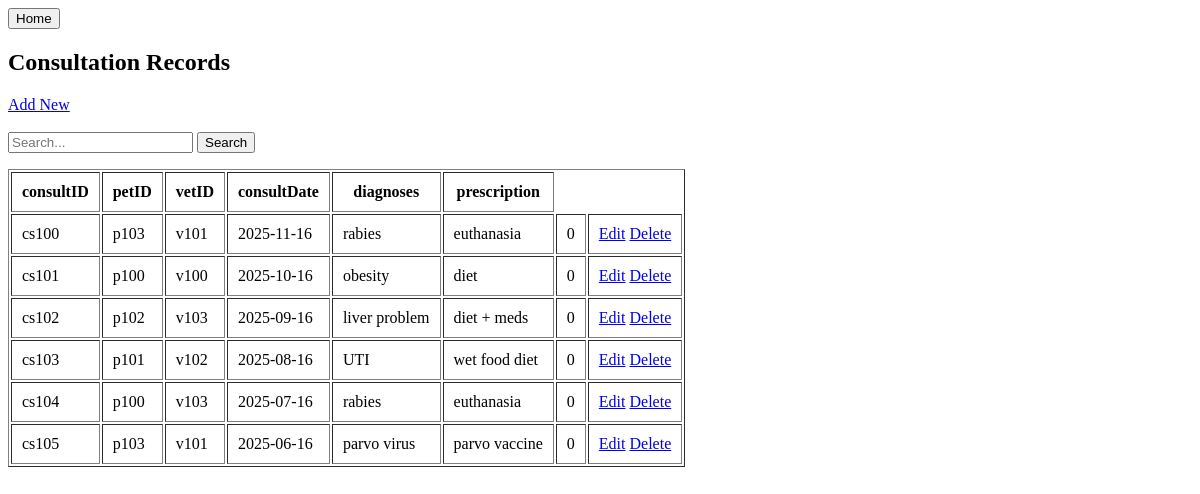
Before: /consultation with the older database file.
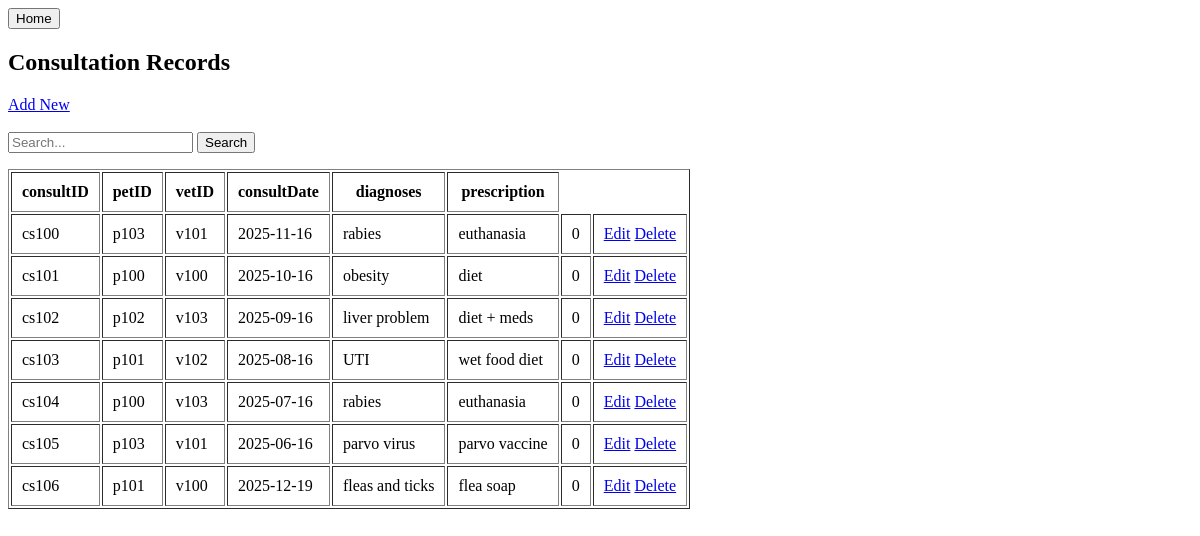
After: the same page with the newer database file.
### tables this page shows
CREATE TABLE "Consultation" (
	"consultID"	TEXT,
	"petID"	TEXT,
	"vetID"	TEXT,
	"consultDate"	TEXT,
	"diagnoses"	TEXT,
	"prescription"	TEXT,
	"deleted"	INTEGER DEFAULT 0,
	PRIMARY KEY("consultID"),
	FOREIGN KEY("petID") REFERENCES "Pet"("petID"),
	FOREIGN KEY("vetID") REFERENCES "Veterinarian"("vetID")
);

### app.py (the view)
@app.route("/consultation")
def consultation_list():
    fields = ["consultID","petID","vetID","consultDate","diagnoses", "prescription"]
    search_fields = ["consultID","petID","vetID","consultDate","diagnoses", "prescription"]
    keyword = request.args.get("keyword", "")
    rows = load_table("Consultation", keyword=keyword, search_fields=search_fields)
    return render_template("crud_list.html", rows=rows, fields=fields, module="consultation", keyword=keyword)

### app.py (called while the page is built)
def db():
    return sqlite3.connect(DB)

def load_table(table, keyword=None, search_fields=None):
    conn = db()
    query = f"SELECT * FROM {table} WHERE deleted = 0"
    params = []
    if keyword and search_fields:
        search_conditions = [f"{field} LIKE ?" for field in search_fields]
        query += " AND (" + " OR ".join(search_conditions) + ")"
        params.extend([f"%{keyword}%"] * len(search_fields))
    rows = conn.execute(query, params).fetchall()
    conn.close()
    return rows

### templates/crud_list.html (shortened to what this page needs)
<button onclick="window.location.href='/'">Home</button>
<h2>{{ module | capitalize }} Records</h2>
<a href="/{{ module }}/add">Add New</a>
<form method="GET" action="">
    <input type="text" name="keyword" placeholder="Search..." value="{{ keyword }}">
    <button type="submit">Search</button>
</form>
<table border="1" cellpadding="10">
    <tr>
        {% for f in fields %}
            <th>{{ f }}</th>
        {% endfor %}
    </tr>
    {% for r in rows %}
    <tr>
        {% for col in r %}
            <td>{{ col }}</td>
        {% endfor %}
        <td>
            <a href="/{{ module }}/edit/{{ r[0] }}">Edit</a>
            <a href="/{{ module }}/delete/{{ r[0] }}">Delete</a>
        </td>
    </tr>
    {% endfor %}
</table>

Changed rows visible on the page:
added Consultation: consultID "cs106", petID "p101", vetID "v100", consultDate "2025-12-19", diagnoses "fleas and ticks", prescription "flea soap", r "0"
